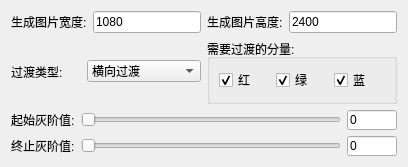
        <widget class="QWidget" name="tab_2">
         <attribute name="title">
          <string>灰阶过渡图</string>
         </attribute>
         <layout class="QGridLayout" name="gridLayout_7">
          <item row="0" column="0">
           <layout class="QVBoxLayout" name="verticalLayout_6">
            <item>
             <layout class="QHBoxLayout" name="horizontalLayout_55">
              <item>
               <layout class="QHBoxLayout" name="horizontalLayout_10">
                <item>
                 <widget class="QLabel" name="label_10">
                  <property name="text">
                   <string>生成图片宽度:</string>
                  </property>
                 </widget>
                </item>
                <item>
                 <widget class="QLineEdit" name="Type2_width">
                  <property name="text">
                   <string>1080</string>
                  </property>
                 </widget>
                </item>
               </layout>
              </item>
              <item>
               <layout class="QHBoxLayout" name="horizontalLayout_9">
                <item>
                 <widget class="QLabel" name="label_9">
                  <property name="text">
                   <string>生成图片高度:</string>
                  </property>
                 </widget>
                </item>
                <item>
                 <widget class="QLineEdit" name="Type2_height">
                  <property name="text">
                   <string>2400</string>
                  </property>
                 </widget>
                </item>
               </layout>
              </item>
             </layout>
            </item>
            <item>
             <layout class="QHBoxLayout" name="horizontalLayout_57">
              <item>
               <layout class="QHBoxLayout" name="horizontalLayout_24">
                <item>
                 <widget class="QLabel" name="label">
                  <property name="maximumSize">
                   <size>
                    <width>70</width>
                    <height>16777215</height>
                   </size>
                  </property>
                  <property name="text">
                   <string>过渡类型:</string>
                  </property>
                 </widget>
                </item>
                <item>
                 <widget class="QComboBox" name="Type2_sub_type">
                  <item>
                   <property name="text">
                    <string>横向过渡</string>
                   </property>
                  </item>
                  <item>
                   <property name="text">
                    <string>纵向过渡</string>
                   </property>
                  </item>
                 </widget>
                </item>
               </layout>
              </item>
              <item>
               <widget class="QGroupBox" name="groupBox">
                <property name="title">
                 <string>需要过渡的分量:</string>
                </property>
                <layout class="QGridLayout" name="gridLayout_6">
                 <item row="0" column="0">
                  <layout class="QHBoxLayout" name="horizontalLayout_56">
                   <item>
                    <widget class="QCheckBox" name="Type2_r">
                     <property name="text">
                      <string>红</string>
                     </property>
                     <property name="checked">
                      <bool>true</bool>
                     </property>
                    </widget>
                   </item>
                   <item>
                    <widget class="QCheckBox" name="Type2_g">
                     <property name="text">
                      <string>绿</string>
                     </property>
                     <property name="checked">
                      <bool>true</bool>
                     </property>
                    </widget>
                   </item>
                   <item>
                    <widget class="QCheckBox" name="Type2_b">
                     <property name="text">
                      <string>蓝</string>
                     </property>
                     <property name="checked">
                      <bool>true</bool>
                     </property>
                    </widget>
                   </item>
                  </layout>
                 </item>
                </layout>
               </widget>
              </item>
             </layout>
            </item>
            <item>
             <layout class="QHBoxLayout" name="horizontalLayout_8">
              <item>
               <widget class="QLabel" name="label_8">
                <property name="text">
                 <string>起始灰阶值:</string>
                </property>
               </widget>
              </item>
              <item>
               <widget class="QSlider" name="Type2_start_gray">
                <property name="maximum">
                 <number>255</number>
                </property>
                <property name="orientation">
                 <enum>Qt::Horizontal</enum>
                </property>
               </widget>
              </item>
              <item>
               <widget class="QLineEdit" name="Type2_start_gray_val">
                <property name="maximumSize">
                 <size>
                  <width>50</width>
                  <height>20</height>
                 </size>
                </property>
                <property name="text">
                 <string>0</string>
                </property>
               </widget>
              </item>
             </layout>
            </item>
            <item>
             <layout class="QHBoxLayout" name="horizontalLayout_23">
              <item>
               <widget class="QLabel" name="label_23">
                <property name="text">
                 <string>终止灰阶值:</string>
                </property>
               </widget>
              </item>
              <item>
               <widget class="QSlider" name="Type2_stop_gray">
                <property name="maximum">
                 <number>255</number>
                </property>
                <property name="orientation">
                 <enum>Qt::Horizontal</enum>
                </property>
               </widget>
              </item>
              <item>
               <widget class="QLineEdit" name="Type2_stop_gray_val">
                <property name="maximumSize">
                 <size>
                  <width>50</width>
                  <height>20</height>
                 </size>
                </property>
                <property name="text">
                 <string>0</string>
                </property>
               </widget>
              </item>
             </layout>
            </item>
           </layout>
          </item>
         </layout>
        </widget>
